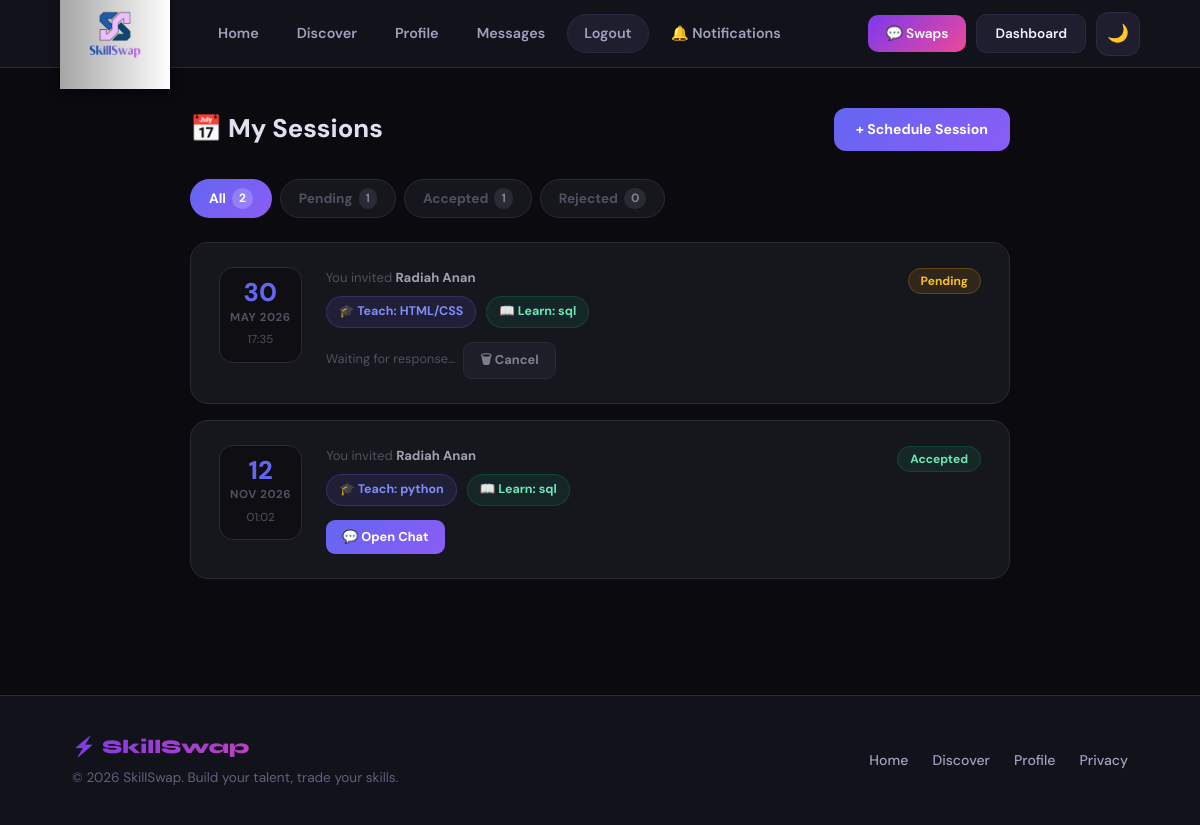
Page /session_list.php (signed in) on the committed database.
### tables this page shows
CREATE TABLE `sessions` (
  `session_id` int(11) NOT NULL,
  `user1_id` int(11) NOT NULL,
  `user2_id` int(11) NOT NULL,
  `skill_offered` varchar(100) NOT NULL,
  `skill_requested` varchar(100) NOT NULL,
  `date_time` datetime NOT NULL,
  `status` enum('Pending','Accepted','Rejected') NOT NULL DEFAULT 'Pending'
);

### session_list.php (the view, shortened to what this page needs)
<?php
include 'db.php';
$user_id = $_SESSION['user_id'];
$filter  = isset($_GET['filter']) ? $_GET['filter'] : 'all';
$where = $filter === 'all' ? "" : "AND s.status = '" . $conn->real_escape_string($filter) . "'";
$stmt = $conn->prepare("
    SELECT s.*,
           CONCAT(u1.first_name, ' ', u1.last_name) AS creator_name,
           CONCAT(u2.first_name, ' ', u2.last_name) AS partner_name
    FROM sessions s
    JOIN users u1 ON u1.user_id = s.user1_id
    JOIN users u2 ON u2.user_id = s.user2_id
    WHERE (s.user1_id = ? OR s.user2_id = ?) $where
    ORDER BY s.date_time ASC
");
$stmt->bind_param("ii", $user_id, $user_id);
$stmt->execute();
$sessions = $stmt->get_result()->fetch_all(MYSQLI_ASSOC);
$counts_stmt = $conn->prepare("
    SELECT status, COUNT(*) AS cnt FROM sessions
    WHERE user1_id = ? OR user2_id = ?
    GROUP BY status
");
$counts_stmt->bind_param("ii", $user_id, $user_id);
$counts_stmt->execute();
$counts_raw = $counts_stmt->get_result()->fetch_all(MYSQLI_ASSOC);
$counts = ['all' => 0, 'Pending' => 0, 'Accepted' => 0, 'Rejected' => 0];
foreach ($counts_raw as $r) {
    $counts[$r['status']] = (int)$r['cnt'];
    $counts['all'] += (int)$r['cnt'];
}
include 'includes/header.php';
?>
<div class="sl-wrap">
    <div class="sl-header">
        <div class="sl-title">📅 My Sessions</div>
        <a href="create_session.php" class="btn-create">+ Schedule Session</a>
    </div>
    <div class="sl-tabs">
        <?php
        $tabs = ['all' => 'All', 'Pending' => 'Pending', 'Accepted' => 'Accepted', 'Rejected' => 'Rejected'];
        foreach ($tabs as $key => $label):
            $active = ($filter === $key) ? 'active' : '';
        ?>
            <a href="session_list.php?filter=<?= $key ?>" class="sl-tab <?= $active ?>">
                <?= $label ?>
                <span class="sl-tab-count"><?= $counts[$key] ?></span>
            </a>
        <?php endforeach; ?>
    </div>
    <?php if (empty($sessions)): ?>
        <div class="sl-empty">
            <div class="icon">📭</div>
            <p>No sessions found. <a href="create_session.php" style="color:#6366f1;font-weight:700;">Schedule one →</a></p>
        </div>
    <?php else: ?>
        <?php foreach ($sessions as $s):
            $is_creator = ($s['user1_id'] == $user_id);
            $other_name = $is_creator ? $s['partner_name'] : $s['creator_name'];
            $other_id   = $is_creator ? $s['user2_id'] : $s['user1_id'];
            $dt         = new DateTime($s['date_time']);
            $status_cls = ['Pending' => 'st-pending', 'Accepted' => 'st-accepted', 'Rejected' => 'st-rejected'][$s['status']] ?? 'st-pending';
        ?>
        <div class="sess-card">
            <div class="sess-date-block">
                <div class="sess-date-day"><?= $dt->format('d') ?></div>
                <div class="sess-date-month"><?= $dt->format('M Y') ?></div>
                <div class="sess-date-time"><?= $dt->format('H:i') ?></div>
            </div>
            <div class="sess-body">
                <div class="sess-people">
                    <?= $is_creator ? 'You invited' : 'Invited by' ?>
                    <strong><?= htmlspecialchars($other_name) ?></strong>
                </div>
                <div class="sess-skills">
                    <span class="sess-skill skill-teach">🎓 Teach: <?= htmlspecialchars($s['skill_offered']) ?></span>
                    <span class="sess-skill skill-learn">📖 Learn: <?= htmlspecialchars($s['skill_requested']) ?></span>
                </div>
                <div class="sess-actions">
                    <?php if ($s['status'] === 'Pending'): ?>
                        <?php if (!$is_creator): ?>
                            <a href="session_list.php?action=accept&id=<?= $s['session_id'] ?>&filter=<?= $filter ?>" class="sa-btn sa-accept">✅ Accept</a>
                            <a href="session_list.php?action=reject&id=<?= $s['session_id'] ?>&filter=<?= $filter ?>"
                               class="sa-btn sa-reject"
                               onclick="return confirm('Reject this session?')">❌ Reject</a>
                        <?php else: ?>
                            <span style="font-size:0.8rem; color:#505060; padding:7px 0;">Waiting for response…</span>
                            <a href="session_list.php?action=cancel&id=<?= $s['session_id'] ?>&filter=<?= $filter ?>"
                               class="sa-btn sa-cancel"
                               onclick="return confirm('Cancel this session request?')">🗑 Cancel</a>
                        <?php endif; ?>
                    <?php elseif ($s['status'] === 'Accepted'): ?>
                        <a href="chat.php?user_id=<?= $other_id ?>" class="sa-btn sa-chat">💬 Open Chat</a>
                    <?php endif; ?>
                </div>
            </div>
            <div>
                <span class="status-badge <?= $status_cls ?>"><?= $s['status'] ?></span>
            </div>
        </div>
        <?php endforeach; ?>
    <?php endif; ?>
</div>
<?php include 'includes/footer.php'; ?>

### style.css (style rules this page uses)
:root { --bg: #0a0a0f; --bg2: #12121a; --bg3: #1a1a26; --surface: #1e1e2e; --surface2: #252538; --border: #2a2a40; --border2: #3a3a55; --text: #f0f0ff; --text2: #a0a0c0; --text3: #606080; --violet: #7c3aed; --violet-l: #9f67ff; --violet-d: #5b21b6; --pink: #ec4899; --pink-l: #f472b6; --cyan: #06b6d4; --cyan-l: #22d3ee; --amber: #f59e0b; --amber-l: #fbbf24; --green: #10b981; --green-l: #34d399; --red: #ef4444; --grad-main: linear-gradient(135deg, #7c3aed 0%, #ec4899 100%); --grad-cyan: linear-gradient(135deg, #06b6d4 0%, #7c3aed 100%); --grad-warm: linear-gradient(135deg, #f59e0b 0%, #ec4899 100%); --grad-green: linear-gradient(135deg, #10b981 0%, #06b6d4 100%); --nav-h: 68px; --radius: 14px; --radius-lg: 20px; --radius-xl: 28px; --shadow: 0 4px 24px rgba(0,0,0,0.4); --shadow-lg: 0 8px 40px rgba(0,0,0,0.5); --glow-v: 0 0 30px rgba(124,58,237,0.3); --glow-p: 0 0 30px rgba(236,72,153,0.3); }
*, *::before, *::after { box-sizing: border-box; margin: 0; padding: 0; }
html { scroll-behavior: smooth; }
body { background: var(--bg); color: var(--text); font-family: 'DM Sans', sans-serif; font-size: 1rem; line-height: 1.6; min-height: 100vh; transition: background .3s, color .3s; }
a { color: var(--violet-l); text-decoration: none; }

### session_list.php (style rules this page uses)
.sl-wrap { max-width: 860px; margin: 40px auto; padding: 0 20px 60px; }
.sl-header { display: flex; justify-content: space-between; align-items: center; margin-bottom: 28px; flex-wrap: wrap; gap: 14px; }
.sl-title { font-size: 1.6rem; font-weight: 800; color: #e0e0f0; }
.btn-create { padding: 10px 22px; border-radius: 12px; font-weight: 700; font-size: 0.88rem; background: linear-gradient(135deg,#6366f1,#8b5cf6); color: #fff; text-decoration: none; transition: opacity 0.2s; }
.sl-tabs { display: flex; gap: 8px; margin-bottom: 24px; flex-wrap: wrap; }
.sl-tab { padding: 8px 18px; border-radius: 99px; font-size: 0.85rem; font-weight: 700; color: #505060; background: #16161d; border: 1px solid #2a2a35; text-decoration: none; transition: all 0.2s; display: flex; align-items: center; gap: 6px; }
.sl-tab.active { background: linear-gradient(135deg,#6366f1,#8b5cf6); color: #fff; border-color: transparent; }
.sl-tab-count { background: rgba(255,255,255,0.2); color: inherit; font-size: 0.75rem; padding: 1px 7px; border-radius: 99px; }
.sl-tab:not(.active) .sl-tab-count { background: #2a2a35; color: #808090; }
.sess-card { background: #16161d; border: 1px solid #2a2a35; border-radius: 18px; padding: 24px 28px; margin-bottom: 16px; display: flex; gap: 24px; align-items: flex-start; transition: border-color 0.2s, transform 0.15s; }
.sess-date-block { min-width: 70px; text-align: center; background: #0f0f13; border: 1px solid #2a2a35; border-radius: 14px; padding: 12px 10px; flex-shrink: 0; }
.sess-date-day { font-size: 1.6rem; font-weight: 800; color: #6366f1; line-height: 1; }
.sess-date-month { font-size: 0.72rem; font-weight: 700; color: #505060; text-transform: uppercase; letter-spacing: 0.05em; margin-top: 3px; }
.sess-date-time { font-size: 0.72rem; color: #505060; margin-top: 4px; }
.sess-body { flex: 1; min-width: 0; }
.sess-people { font-size: 0.82rem; color: #505060; margin-bottom: 8px; }
.sess-people strong { color: #a0a0b0; }
.sess-skills { display: flex; gap: 10px; flex-wrap: wrap; margin-bottom: 14px; }
.sess-skill { padding: 5px 12px; border-radius: 99px; font-size: 0.78rem; font-weight: 700; }
.skill-teach { background: rgba(99,102,241,0.12); color: #818cf8; border: 1px solid rgba(99,102,241,0.25); }
.skill-learn { background: rgba(16,185,129,0.1); color: #6ee7b7; border: 1px solid rgba(16,185,129,0.2); }
.sess-actions { display: flex; gap: 8px; flex-wrap: wrap; }
.sa-btn { padding: 7px 16px; border-radius: 9px; font-size: 0.8rem; font-weight: 700; text-decoration: none; border: none; cursor: pointer; transition: opacity 0.2s; display: inline-block; }
.sa-cancel { background: #1e1e28; color: #808090; border: 1px solid #2a2a35; }
.sa-chat { background: linear-gradient(135deg,#6366f1,#8b5cf6); color: #fff; }
.status-badge { padding: 4px 12px; border-radius: 99px; font-size: 0.75rem; font-weight: 700; margin-left: auto; flex-shrink: 0; }
.st-pending { background: rgba(245,158,11,0.12); color: #fbbf24; border: 1px solid rgba(245,158,11,0.25); }
.st-accepted { background: rgba(16,185,129,0.1); color: #6ee7b7; border: 1px solid rgba(16,185,129,0.2); }

### rows in the picture
sessions: date_time "30", date_time "MAY 2026", date_time "17:35", user1_id "You invited", other_name "Radiah Anan", skill_offered "HTML/CSS", skill_requested "sql", status "Pending"
sessions: date_time "12", date_time "NOV 2026", date_time "01:02", user1_id "You invited", other_name "Radiah Anan", skill_offered "python", skill_requested "sql", status "Accepted"

### other values in the picture
$label "All"
$counts[$key] "2"
$label "Pending"
$counts[$key] "1"
$label "Accepted"
$label "Rejected"
$counts[$key] "0"
